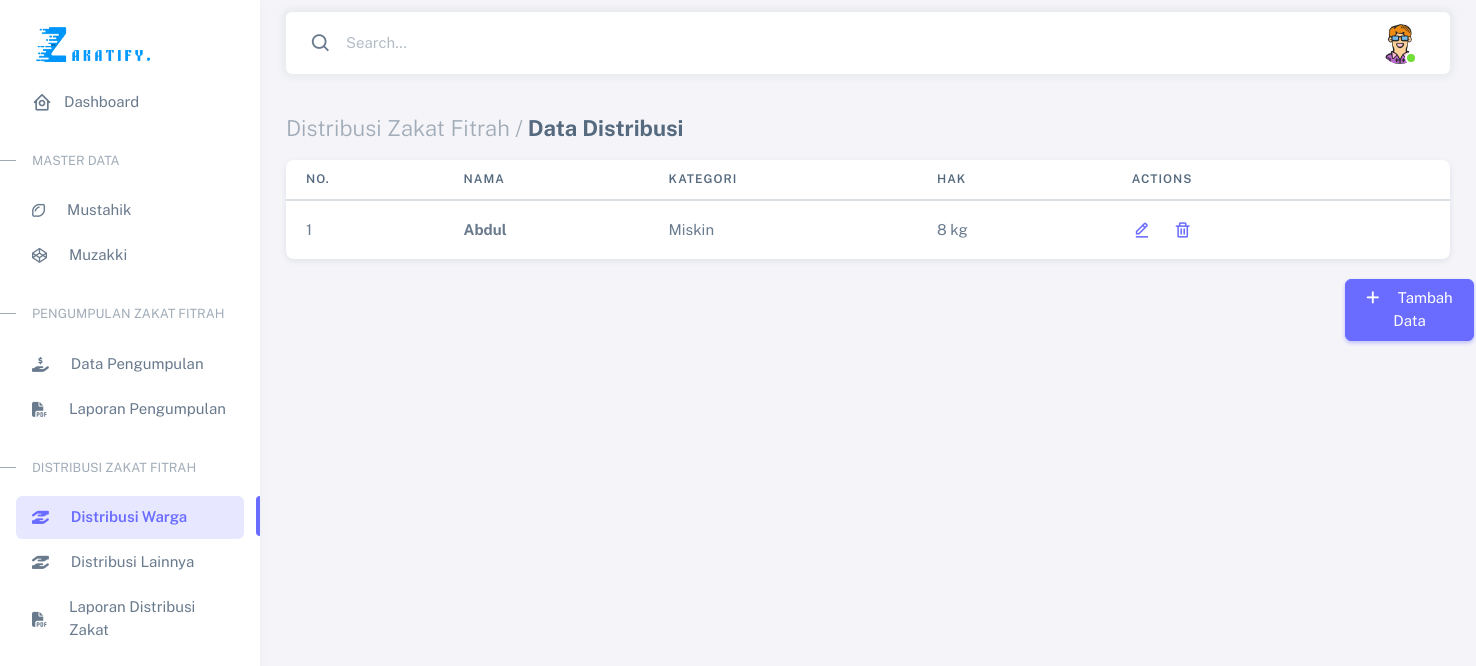
/admin/html/distribusi_warga.php, run on the app's committed database.
### tables this page shows
CREATE TABLE `mustahik_warga` (
  `id_mustahikwarga` int(17) NOT NULL,
  `nama` varchar(100) NOT NULL,
  `kategori` enum('Fakir','Miskin','Mampu') NOT NULL,
  `hak` int(20) NOT NULL
);

### admin/html/functions.php (called while the page is built, shortened)
<?php
$conn = mysqli_connect("localhost", "root", "", "zakatfitrah");
function query($query)
{
    global $conn;
    $result = mysqli_query($conn, $query);
    $rows = [];
    while ($row = mysqli_fetch_assoc($result)) {
        $rows[] = $row;
    }
    return $rows;
}

### admin/html/distribusi_warga.php (the view, shortened to what this page needs)
<?php
include('functions.php');
$mustahikwarga = query("SELECT * FROM mustahik_warga");
?>
<!DOCTYPE html>
<html lang="en" class="light-style layout-menu-fixed" dir="ltr" data-theme="theme-default" data-assets-path="../assets/" data-template="vertical-menu-template-free">
<head>
    <link rel="stylesheet" href="../assets/vendor/fonts/boxicons.css" />
    <link rel="stylesheet" href="../assets/vendor/css/core.css" class="template-customizer-core-css" />
    <link rel="stylesheet" href="../assets/vendor/css/theme-default.css" class="template-customizer-theme-css" />
    <link rel="stylesheet" href="../assets/css/demo.css" />
    <link rel="stylesheet" href="../assets/vendor/libs/perfect-scrollbar/perfect-scrollbar.css" />
    <link rel="stylesheet" href="../assets/vendor/libs/apex-charts/apex-charts.css" />
</head>
<body>
    <div class="layout-wrapper layout-content-navbar">
        <div class="layout-container">
            <aside id="layout-menu" class="layout-menu menu-vertical menu bg-menu-theme">
                <div class="app-brand demo">
                    <a href="index.html" class="app-brand-link">
                        <span class="app-brand-text demo menu-text fw-bolder"><img src="../../assets/img/logo.png" alt="" height="40" width="120"></span>
                    </a>
                </div>
                <ul class="menu-inner py-1">
                    <li class="menu-item">
                        <a href="admin.php" class="menu-link">
                            <i class="menu-icon tf-icons bx bx-home-circle"></i>
                            <div data-i18n="Analytics">Dashboard</div>
                        </a>
                    </li>
                    <li class="menu-header small text-uppercase">
                        <span class="menu-header-text">Master Data</span>
                    </li>
                    <li class="menu-item">
                        <a href="data_mustahik.php" class="menu-link">
                            <i class="fa-regular fa-lemon"></i>
                            <span>⠀⠀</span>
                            <div data-i18n="Misc">Mustahik</div>
                        </a>
                    </li>
                    <li class="menu-item">
                        <a href="data_muzakki.php" class="menu-link">
                            <i class="fa-brands fa-codepen"></i>
                            <span>⠀⠀</span>
                            <div data-i18n="Misc">Muzakki</div>
                        </a>
                    </li>
                    <li class="menu-header small text-uppercase"><span class="menu-header-text">Pengumpulan Zakat Fitrah</span></li>
                    <li class="menu-item">
                        <a href="data_pengumpulan.php" class="menu-link">
                            <i class="fa-solid fa-hand-holding-dollar"></i>
                            <span>⠀⠀</span>
                            <div data-i18n="Form Elements">Data Pengumpulan</div>
                        </a>
                    </li>
                    <li class="menu-item">
                        <a href="pdf_pengumpulan.php" class="menu-link">
                            <i class="fa-solid fa-file-pdf"></i>
                            <span>⠀⠀</span>
                            <div data-i18n="Form Layouts">Laporan Pengumpulan</div>
                        </a>
                    </li>
                    <li class="menu-header small text-uppercase"><span class="menu-header-text">Distribusi Zakat Fitrah</span></li>
                    <li class="menu-item active">
                        <a href="distribusi_warga.php" class="menu-link">
                            <i class="fa-solid fa-hand-holding-hand"></i>
                            <span>⠀⠀</span>
                            <div data-i18n="Tables">Distribusi Warga</div>
                        </a>
                    </li>
                    <li class="menu-item">
                        <a href="distribusi_lainnya.php" class="menu-link">
                            <i class="fa-solid fa-hand-holding-hand"></i>
                            <span>⠀⠀</span>
                            <div data-i18n="Tables">Distribusi Lainnya</div>
                        </a>
                    </li>
                    <li class="menu-item">
                        <a href="pdf_distribusi.php" class="menu-link">
                            <i class="fa-solid fa-file-pdf"></i>
                            <span>⠀⠀</span>
                            <div data-i18n="Tables">Laporan Distribusi Zakat</div>
                        </a>
                    </li>
                </ul>
            </aside>
            <div class="layout-page">
                <nav class="layout-navbar container-xxl navbar navbar-expand-xl navbar-detached align-items-center bg-navbar-theme" id="layout-navbar">
                    <div class="navbar-nav-right d-flex align-items-center" id="navbar-collapse">
                        <div class="navbar-nav align-items-center">
                            <div class="nav-item d-flex align-items-center">
                                <i class="bx bx-search fs-4 lh-0"></i>
                                <input type="text" class="form-control border-0 shadow-none" placeholder="Search..." aria-label="Search..." />
                            </div>
                        </div>
                        <ul class="navbar-nav flex-row align-items-center ms-auto">
                            <li class="nav-item navbar-dropdown dropdown-user dropdown">
                                <a class="nav-link dropdown-toggle hide-arrow" href="javascript:void(0);" data-bs-toggle="dropdown">
                                    <div class="avatar avatar-online">
                                        <img src="../assets/img/avatars/mann.png" alt class="w-px-40 h-auto rounded-circle" />
                                    </div>
                                </a>
                            </li>
                        </ul>
                    </div>
                </nav>
                <div class="content-wrapper">
                    <div class="container-xxl flex-grow-1 container-p-y">
                        <h4 class="fw-bold py-3 mb-1"><span class="text-muted fw-light">Distribusi Zakat Fitrah /</span> Data Distribusi</h4>
                        <div class="card">
                            <div class="table-responsive text-nowrap">
                                <table class="table">
                                    <thead>
                                        <tr>
                                            <th>No.</th>
                                            <th>Nama</th>
                                            <th>Kategori</th>
                                            <th>Hak</th>
                                            <th style="padding-left:40px;">Actions</th>
                                        </tr>
                                    </thead>
                                    <tbody class="table-border-bottom-0">
                                        <?php $i = 1; ?>
                                        <?php foreach ($mustahikwarga as $row) : ?>
                                            <tr>
                                                <td><?= $i; ?></td>
                                                <td></i> <strong><?= $row["nama"]; ?></strong></td>
                                                <td><?= $row["kategori"]; ?></td>
                                                <td><?= $row["hak"]; ?> kg</td>
                                                <td>
                                                    <div class="btn">
                                                        <a href="edit_warga.php?id_mustahikwarga=<?= $row["id_mustahikwarga"]; ?>"><i class="bx bx-edit-alt me-1"></i></a> <span>⠀</span>
                                                        <a href="hapus_warga.php?id_mustahikwarga=<?= $row["id_mustahikwarga"]; ?>"><i class="bx bx-trash me-1"></i></a>
                                                    </div>
                                                </td>
                                            </tr>
                                            <?php $i++; ?>
                                        <?php endforeach; ?>
                                    </tbody>
                                </table>
                            </div>
                        </div>
                        <a href="input_warga.php" class="card-header"><button style="margin-top:20px; margin-left: 1035px;" type="button" class="btn btn-primary"><i class="fa-solid fa-plus"></i>
                                <span>⠀</span> Tambah Data</button></a>
                    </div>
                </div>
            </div>
        </div>
    </div>
</body>
</html>

### admin/assets/css/demo.css (style rules this page uses)
.menu .app-brand.demo { height: 64px; margin-top: 12px; }
.app-brand-text.demo { font-size: 1.75rem; letter-spacing: -0.5px; text-transform: lowercase; }

### data on the page
mustahik_warga: nama "Abdul", kategori "Miskin", hak "8"
